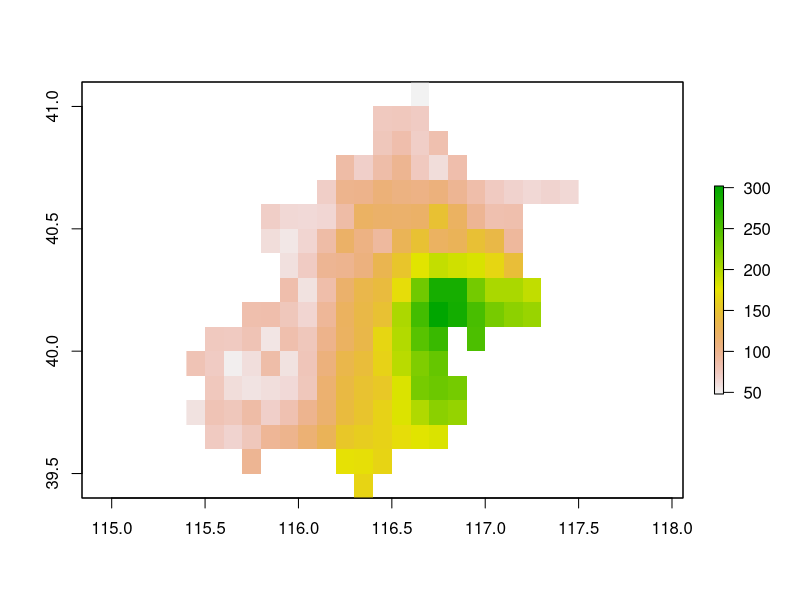

Here is the R script that generated this plot: (Note: this script raises an error after producing the figure.)
## ---- include = FALSE---------------------------------------------------------
options(encoding = 'UTF-8') # 为了正确显示中文
knitr::opts_chunk$set(
  collapse = TRUE,
  comment = "#>",
  cache = TRUE
)


## -----------------------------------------------------------------------------
pts = read.csv('data/20040101_PM25_and_species.csv')
head(pts)


## ----warning=FALSE------------------------------------------------------------
library(raster)


## -----------------------------------------------------------------------------
rs = raster::rasterFromXYZ(pts)


## -----------------------------------------------------------------------------
plot(rs)


## -----------------------------------------------------------------------------
crs(rs)


## -----------------------------------------------------------------------------
crs(rs) <- CRS('+init=EPSG:4326')


## -----------------------------------------------------------------------------
crs(rs)


## -----------------------------------------------------------------------------
writeRaster(rs,"result/rs.tif", overwrite = T)


## -----------------------------------------------------------------------------
head(pts,1)


## -----------------------------------------------------------------------------
rm(list = ls())


## -----------------------------------------------------------------------------
dat = brick('result/rs.tif')


## -----------------------------------------------------------------------------
mypt = data.frame(lon = 116.35, lat = 39.45)


## -----------------------------------------------------------------------------
mypt = SpatialPoints(mypt, proj4string=CRS("+proj=longlat +datum=WGS84"))
class(mypt)


## -----------------------------------------------------------------------------
extract(dat, mypt)


## -----------------------------------------------------------------------------
mypt2 = data.frame(lon = c(116.35, 115.75, 116.25), lat = c(39.45, 39.55, 39.55))
mypt2


## -----------------------------------------------------------------------------
mypt2 = SpatialPoints(mypt2, proj4string=CRS("+proj=longlat +datum=WGS84"))


## -----------------------------------------------------------------------------
extract(dat, mypt2)


## -----------------------------------------------------------------------------
rm(list = ls())


## ----warning=FALSE------------------------------------------------------------
library(raster)
mync = brick('data/cru10min30_tmp.nc')


## -----------------------------------------------------------------------------
dim(mync)


## -----------------------------------------------------------------------------
mypt = data.frame(lon = 116.35, lat = 39.45)
mypt = SpatialPoints(mypt, proj4string=CRS("+proj=longlat +datum=WGS84")) # 将mypt转换为sp


## -----------------------------------------------------------------------------
extract(mync, mypt)


## -----------------------------------------------------------------------------
dim(extract(mync, mypt))


## -----------------------------------------------------------------------------
mypt2 = data.frame(lon = c(116.35, 115.75, 116.25), lat = c(39.45, 39.55, 39.55))
mypt2 = SpatialPoints(mypt2, proj4string=CRS("+proj=longlat +datum=WGS84")) # 将mypt2转换为sp

extract(mync, mypt2)


## -----------------------------------------------------------------------------
dim(extract(mync, mypt2))


## ----include=FALSE------------------------------------------------------------
knitr::purl("README.Rmd", 'code/code.r')
